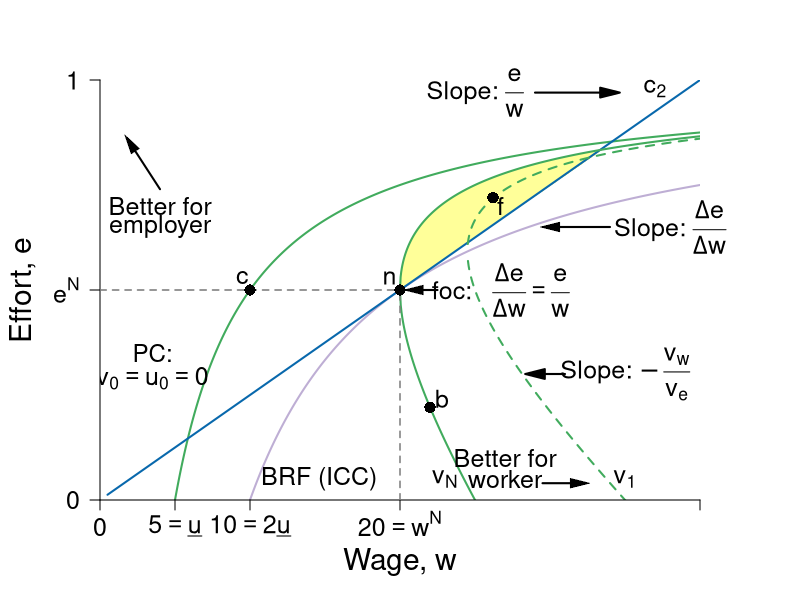

Here is the R script that generated this plot:
require(shape)
pdf(file = "employment/employment_brf_nash_improvinglens.pdf", width = 9, height = 7)

#Set parameters for graphics
axislabelsize <- 1.8
labelsize <- 1.5
namesize <- 1.8
annotatesize <- 1.5
graphlinewidth <- 2
segmentlinewidth <- 1.5

#The equation is below when v = 0. See Wolfram Alpha output. 
isov <- function(w, delta = 5) {
  (w - delta)/w
}

isovhigh1 <- function(w, delta = 5, v = 30){
  (sqrt(w^2 - 4 * delta * v) - w + 2*v)/( 2 * v )
}

isovlow1 <- function(w, delta = 5, v = 30){
  (-sqrt(w^2 - 4 * delta * v) - w + 2*v)/( 2 * v )
}

isovhigh2 <- function(w, delta = 5, v = 15){
  (sqrt(w^2 - 4 * delta * v) - w + 2*v)/( 2 * v )
}

isovlow2 <- function(w, delta = 5, v = 15){
  (-sqrt(w^2 - 4 * delta * v) - w + 2*v)/( 2 * v )
}

isovhigh3 <- function(w, delta = 5, v = 20){
  (sqrt(w^2 - 4 * delta * v) - w + 2*v)/( 2 * v )
}

isovlow3 <- function(w, delta = 5, v = 20){
  (-sqrt(w^2 - 4 * delta * v) - w + 2*v)/( 2 * v )
}

brfFn <- function(w, delta = 5) {
  1 - (2*delta) /w
}

isovhigh <- function(w, delta = 5, v = 20){
  (sqrt(w^2 - 4 * delta * v) - w + 2*v)/(2 * v )
}

#This is evaluated for p = 12; q = 12/(8*sqrt(12^2 - 4*delta1*v1)) - 1/8 for the slope
#At p = 12; q = (-sqrt(12^2 - 4*v1*delta1) - 12 + 2*v1)/(2*v1) = 0.799
tangencyLine <- function(w){
  (w*(0.05))
}

solowCondition2 <- function(w, delta = 5){
  (w*(1/(8*delta)))
}

solowCondition1 <- function(w, delta = 5, slope = 4){
  (w*(1/(slope*delta)))
}
PCFn <- function(delta, mu = 16) {
  delta/mu
}

COL <- c("#f7fcf5", "#e5f5e0", "#c7e9c0", "#a1d99b", "#74c476", "#41ab5d", "#238b45", "#005a32", "#ffff99")
#COL <- c("#7fc97f", "#beaed4", "#fdc086", "#ffff99", "#386cb0", "#f0027f", "#bf5b17", "#666666")
COLA <- c("#e0f3db", "#99d8c9","#66c2a4","#41ae76", "#238b45", "#005824")
COLB <- c("#c6dbef", "#4eb3d3", "#2b8cbe", "#0868ac","#084081")
COLC <- c("#fcfbfd", "#efedf5", "#dadaeb", "#bcbddc", "#9e9ac8", "#807dba", "#6a51a3", "#54278f", "#3f007d")
grays <- gray.colors(25, start = 1, end = 0)

grays <- gray.colors(25, start = 1, end = 0)
par(mar =  c(5, 5, 4, 5))
xlims <- c(0, 40)
ylims <- c(0, 1)

plot(0, 0, xlim = xlims, ylim = ylims, type = "n",
     xlab = expression(paste("Wage, ", w)),
     ylab = expression(paste("Effort, ", e)),
     xaxt = "n", 
     yaxt = "n", 
     cex.lab = axislabelsize, 
     line = 3,
     bty = "n", 
     xaxs="i", 
     yaxs="i")


npts <- 500 
npts2 <- 501
#Specify the sequences of points for graphing. 
xx0 <- seq(5, xlims[2], length.out = npts)
xx1 <- seq(10, xlims[2], length.out = npts)
xx2 <- seq(5, 15, length.out = npts)
xx3 <- seq(10, xlims[2], length.out = npts2)
xx4 <- seq(xlims[1], 10, length.out = npts2)
#For below, I solved sqrt(p^2 - 200) - p + 200/p = 0, getting p = 10*sqrt(2) = 14.14214
xx5 <- seq(18.43909, xlims[2], length.out = npts2)
xx6 <- seq(18.43909, 41, length.out = npts2)
xx7 <- seq(20, xlims[2], length.out = npts2)
xx8 <- seq(xlims[1], 25, length.out = npts2)
xx9 <- seq(xlims[1] + 0.5, xlims[2], length.out = npts2)
yy1 <- isovhigh(xx7, delta = 5, v = 20)
xx10 <- seq(xlims[1], 20, length.out = npts)


polygon(c(xx7, xx7[340]), c(yy1, yy1[340]), col = COL[9], density = NULL, border = NA)

#Draw the lines for the graphs
lines(xx1, brfFn(xx1), col = "#beaed4", lwd = graphlinewidth)
lines(xx0, isov(xx0, delta = 5), col = COL[6], lwd = graphlinewidth)

lines(xx9, solowCondition2(xx9, delta = 5), col = COLB[4], lwd = graphlinewidth)
#lines(xx10, solowCondition1(xx10, delta = 5), col = COLB[4], lwd = graphlinewidth)
#lines(xx3, isovhigh1(xx3, v = 5, delta = 5), col = COL[4], lwd = graphlinewidth)
#lines(xx4, isovlow1(xx4, v = 5, delta = 5), col = COL[4], lwd = graphlinewidth)
#lines(xx5, isovhigh2(xx5, v = 17, delta = 5), col = COL[5], lwd = graphlinewidth)
#lines(xx6, isovlow2(xx6, v = 17, delta = 5), col = COL[5], lwd = graphlinewidth)
lines(xx7, isovhigh3(xx7, v = 20, delta = 5), col = COL[6], lwd = graphlinewidth)
lines(xx8, isovlow3(xx8, v = 20, delta = 5), col = COL[6], lwd = graphlinewidth)
lines(xx5, isovhigh1(xx5, v = 30, delta = 5), col = COL[6], lwd = graphlinewidth, lty = 2)
lines(xx6, isovlow1(xx6, v = 30, delta = 5), col = COL[6], lwd = graphlinewidth, lty = 2)

#Customize ticks and labels for the plot
ticksy <- c(0,  0.5, 1)
#ylabels <- c(0, expression(paste(frac(1,2))), 1)
ylabels <- c(0,  expression(paste(e^N)), 1 )
ticksx <- c(0, 5, 10, 20, 40)
xlabels <- c(0, expression(paste(5 == underline(u))) ,expression(paste(10 == 2*underline(u))),  expression(paste(20 == w^N)) , NA)
axis(1, at = ticksx, pos = 0, labels = xlabels, cex.axis = labelsize)
axis(2, at = ticksy, pos = 0, labels = ylabels, las = 1, cex.axis = labelsize)

#Annotation of  the three graphs and the NE
text(25, 0.97, expression(paste("Slope: ", frac(e, w))), cex = labelsize, xpd = TRUE)
#text(25, 0.92, expression(paste(frac(e, w))), cex = labelsize)
Arrows(29, 0.97, 34, 0.97,  col = "black", lty = 1, lwd = 2, arr.type = "triangle")

text(23, 0.05, expression(paste(v[N])), cex = labelsize)
Arrows(34, 0.65, 30, 0.65, col = "black", lty = 1, lwd = 2, arr.type = "triangle", arr.lwd = 0.5)
text(14.6, 0.05, expression(paste("BRF (ICC)")), cex = labelsize, xpd = TRUE)
#text(37, 0.77, expression(paste("BRF (ICC)")), cex = labelsize, xpd = TRUE)
#text(38, 0.6, expression(paste("function (ICC):")), cex = labelsize, xpd = TRUE)
text(38, 0.65, expression(paste("Slope: ", frac(Delta*e,Delta*w))), cex = labelsize, xpd = TRUE)
text(35, 0.05, expression(paste(v[1])), cex = annotatesize)
text(37, 0.98, expression(paste(c[2])), cex = annotatesize)
#text(18, 0.98, expression(paste(c[1])), cex = annotatesize)
#text(4, 0.38, expression("Participation"), cex = labelsize-0.05)
text(3.5, 0.35, expression("PC:"), cex = labelsize-0.05)
text(3.5, 0.29, expression(paste(v[0] == u[0],phantom() == 0)), cex = labelsize)
#text(4.4, 0.23, expression(paste(phantom() == 0)), cex = labelsize)



#Lines for the coordinates of the Nash equilbrium
#segments(5, 0, 5, 1, lty = 2, col = "darkgray", lwd = 3)
#segments(10, 0, 10, 0.2, lty = 2, col = "darkgray", lwd = 2)
segments(20, 0, 20, 0.5, lty = 2, col = grays[20], lwd = segmentlinewidth)
segments(0, 0.5, 20, 0.5, lty = 2, col = grays[20], lwd = segmentlinewidth)
#segments(14.14214, 0.15, 14.14214, 0.45, lty = 2, col = "darkgray", lwd = 3)
text(19.3, 0.53, expression(n), cex = labelsize)
#text(13.8, 0.57, expression(paste("Incomplete contract")),cex = labelsize)
#text(14.2, 0.52, expression(paste("Nash equilibrium")),cex = labelsize)

text(26.7, 0.5, expression(paste("foc: ", "  ", frac(Delta*e,Delta*w),phantom()==frac(e, w))), cex = labelsize, xpd = TRUE)
Arrows(22.5, 0.5, 20.9, 0.5, col = "black", lty = 1, lwd = 2, arr.type = "triangle", arr.lwd = 0.5)


#Arrows and rent label
# 
# Arrows(15, 0.8, 10.8, 0.8,  col = "black", lty = 1, lwd = 2, arr.type = "triangle")
# text(14.8, 0.95, expression(paste("Rent at")))
# text(14.8, 0.9, expression(paste("Incomplete Contract")))
# text(14.8, 0.85, expression(paste("Nash Equilibrium")))

#Arrows and slope of iso-v label
Arrows(31, 0.30, 29, 0.30,  col = "black", lty = 1, lwd = 2, arr.type = "triangle")
text(35, 0.30, expression(paste("Slope: ", -frac(v[w], v[e]))), cex = labelsize, xpd =TRUE)
#text(38.5, 0.17, expression(paste(phantom() == "-mrs ")), cex = labelsize, xpd = TRUE)
#text(36, 0.22, expression(paste(phantom() == -frac(v[w], v[e]))), cex = labelsize, xpd = TRUE)

#points(10, PCFn(delta = 4, mu = 8), pch = 16, col = "black", cex = labelsize)
#text(9, PCFn(delta = 4, mu = 8) + 0.03, expression(paste(c)),cex = labelsize)

#Add a point for the NE
points(20, 0.5, pch = 16, col = "black", cex = 1.5)

#segments(18.4, 0, 18.4, 0.75, lty = 2, col = "darkgray", lwd = 2)
#segments(0, brfFn(w = 18.4), 18.4, brfFn(w = 18.4), lty = 2, col = "darkgray", lwd = 2)
#points(18.4, brfFn(w = 18.4), pch = 16, col = "black", cex = 1.5)

#Add a point for b & complete contract NE label
#points(10, 0.5, pch = 16, col = "black", cex = 1.5)
#text(10.5, 0.47, expression(b))
# text(5, 0.58, expression(paste("Complete Contract")))
# text(5, 0.53, expression(paste("Nash equilibrium")))

#Add a point for c
#Figure out q for p = 14.14214: q = 1 - 2delta/p = 1 - (2*5)/14.14214 =  0.2928934
#points(20, 0.1839422, pch = 16, col = "black", cex = 1.5)
#text(20.8, 0.1839422, expression(c))

points(26.2, 0.72, pch = 16, col = "black", cex = 1.5)
text(26.2 + 0.5, 0.72 - 0.02, expression(f), cex = labelsize)
points(22, isovlow3(22, v = 20, delta = 5), pch = 16, col = "black", cex = 1.5)
text(22 + 0.8, isovlow3(22, v = 20, delta = 5) + 0.02, expression(b), cex = labelsize)

points(10, PCFn(delta = 4, mu = 8), pch = 16, col = "black", cex = labelsize)
text(9.5, PCFn(delta = 4, mu = 8) + 0.03, expression(paste(c)),cex = labelsize)


#Label the feasible frontier
text(4, 0.7, expression("Better for"), cex = labelsize)
text(4, 0.65, expression("employer"), cex = labelsize)
Arrows(4, 0.74, 2, 0.85, col = "black", lty = 1, lwd = 2, arr.type = "triangle", arr.lwd = 0.5)

text(27, 0.10, expression("Better for"), cex = labelsize, xpd = TRUE)
text(27, 0.05, expression("worker"), cex = labelsize, xpd = TRUE)
Arrows(29.5, 0.04, 32, 0.04, col = "black", lty = 1, lwd = 2, arr.type = "triangle", arr.lwd = 0.5, xpd = TRUE)


#Add a point for f. referred to in the text
#points(12, 0.82, pch = 16, col = "black", cex = 1.2)
#text(12, 0.85, expression(paste("NE")))

#Arrow to Pareto-improving Lens
#Arrows(20, 0.8, 23.8, 0.68, col = "black", lty = 1, lwd = 3)
#text(20, 0.82, expression(paste("Pareto-Improving Lens")))

dev.off()
